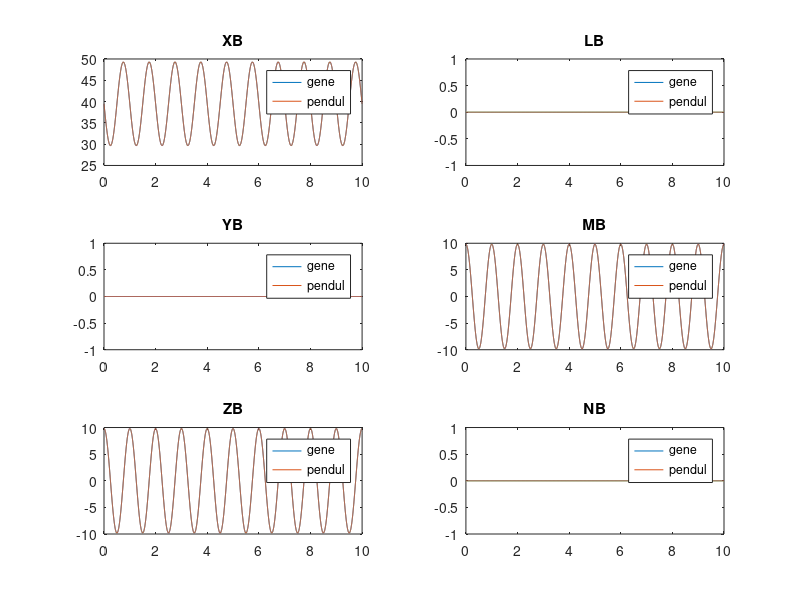

Reproduce this figure in MATLAB.
addpath("./circular_arrow")

%% Check simple pendulum
% General parameters
N = 1e4;
z = zeros(1,N);

% Body parameters (ponctual mass)
m = 1; %kg
l = 1; %m
xg = 0;
xx = 0;
yy = m*l^2;
zz = m*l^2;

% Mouvement
% theta(t) = omega*t
omega = 2*pi*1;
tf = 10;
t = linspace(0,tf,N);
dxB = 0;
dyB = 0;
dzB = z + l*omega;
dxG = dxB;
dyG = dyB;

dzG = dzB;
ddxG = l*omega^2+z;
ddyG = z;
ddzG = z;
ddxB = ddxG;
ddyB = ddyG;
ddzB = ddzG;
theta = omega*t;
phi = z; 
omega_x = z;
omega_y = z + omega;
omega_z = z;
domega_x = 0;
domega_y = 0;
domega_z = 0;

% Forces from the general model
[XA,YA,ZA,LA,MA,NA] = deal(z,z,z,z,z,z);
g = 9.81;
XB = m*ddxG-XA-m*g*sin(theta).*cos(phi);
YB = m*ddyG-YA+m*g*sin(theta).*sin(phi);
ZB = m*ddzG-ZA+m*g*cos(theta);
LB = -LA+xx*domega_x-(yy*omega_y-m*(xg-l)*dzB).*omega_z + (zz*omega_z+m*(xg-l)*dyB).*omega_y+m*(dyB.*dzG-dzB.*dyG);
MB = -MA-l*ZA-m*g*(xg-l)*cos(theta)+yy*domega_y-m*(xg-l)*ddzB+xx*omega_x.*omega_z-(zz*omega_z+m*(xg-l)*dyB).*omega_x+m*(-dxB.*dzB+dzB.*dxG);
NB = -NA+l*YA+m*g*(xg-l)*sin(theta).*sin(phi)+zz*domega_z+m*(xg-l)*ddyB-xx*omega_x.*omega_y+(yy*omega_y-m*(xg-l)*ddzB).*omega_x+m*(dxB.*dyG-dyB.*dxG);

% Forces from the pendulum model
XB_pend = m*l*omega^2-m*g*sin(omega*t);
YB_pend = z;
ZB_pend = m*g*cos(omega*t);
LB_pend = z;
MB_pend = l*m*g*cos(omega*t);
NB_pend = z;

figure,
subplot(3,2,1)
plot(t,XB,t,XB_pend)
legend("gene","pendul")
title("XB")

subplot(3,2,3)
plot(t,YB,t,YB_pend)
legend("gene","pendul")
title("YB")

subplot(3,2,5)
plot(t,ZB,t,ZB_pend)
legend("gene","pendul")
title("ZB")

subplot(3,2,2)
plot(t,LB,t,LB_pend)
legend("gene","pendul")
title("LB")

subplot(3,2,4)
plot(t,MB,t,MB_pend)
legend("gene","pendul")
title("MB")

subplot(3,2,6)
plot(t,NB,t,NB_pend)
legend("gene","pendul")
title("NB")